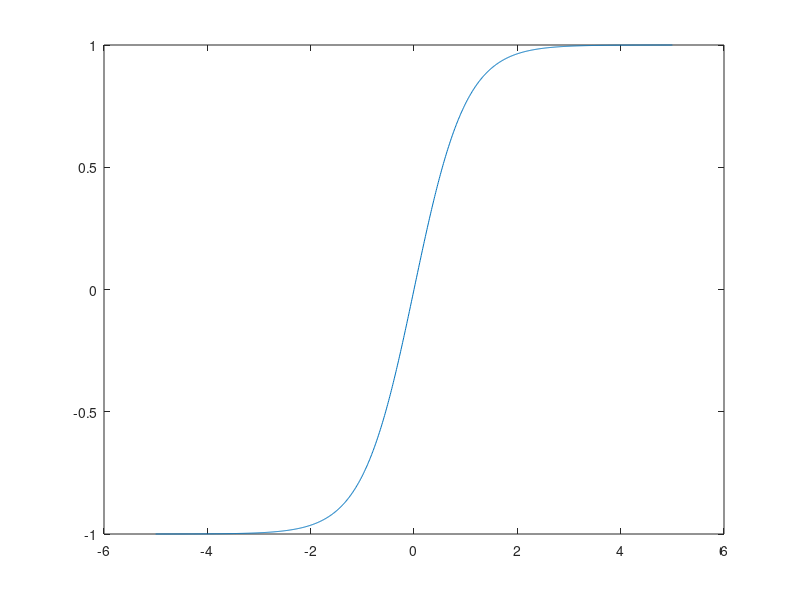
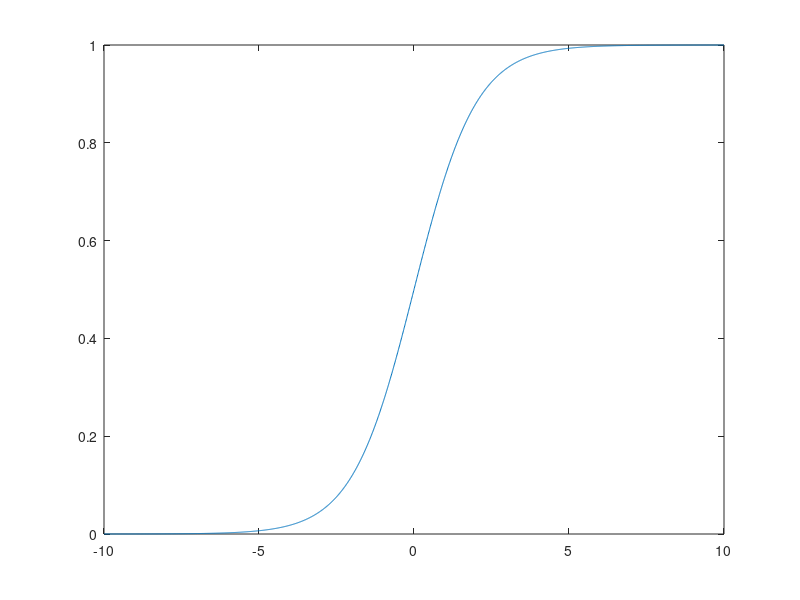

Write MATLAB code to recreate these figures, in order.
clear
clc

%% Problem 1
% (a)
a = [-5 -4 -3 -2 -1 1 2 3 4 5];

% (b)
i = 1:9;

% (c)
disp(a(i));

% (d)
disp(a(2:2:10).^3);

% (e)
disp(-1 .* a(3:7));

%% Problem 2
% (b)
x = randi(25, 1, 8) - 10;
y = randi(25, 1, 8) - 10;

% (c)
% (c) i.
disp(x < y);

% (c) ii.
disp(x == y);

% (c) iii.
disp(x | y);

% (c) iv.
disp(x & (~y));

% (c) v.
disp((x > -1) & (y < 2));

% (d)
% (d) i.
disp(x(x > 4));

% (d) ii.
disp(y(x > 4));

% (d) iii.
disp(x((x < 2) | (x > 5)));

% (e)
% (e) i.
disp((x > 0) .* x);

% (e) ii.
z = x(x < 0);

% (e) iii.
disp(((rem(y,2) == 0) + 1) .* y);

%% Problem 3
sample_matrix = [-1 -2 -3; 4 5 6; -7 -8 -9; 10 -11 12];
sample_vector = [-1 2 -3 4 -5];
sample_scalar = -1;
disp(sum(sum(sample_matrix > 0, ndims(sample_matrix))));
disp(sum(sum(sample_vector > 0, ndims(sample_vector))));
disp(sum(sum(sample_scalar > 0, ndims(sample_scalar))));

%% Problem 4
% (a)
x = -5:0.01:5; 
plot(x,tanh(x));

% (b)
figure;
t = -10:0.01:10;
plot(t, 1./(1 + exp(-t)));

% (c)
% tanh and s(t) look very similar
% TODO: come back to this

% (d)
% (exp(2*x) - 1)/(exp(2*x) + 1)
% TODO: come back to this